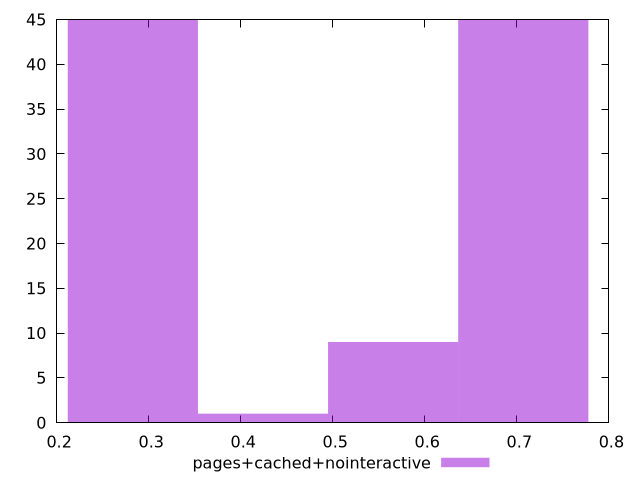

Source code (gnuplot):
$_pagesCachedNointeractive <<EOF
0.5656043313248339 9
0.7070054141560423 45
0.28280216566241695 45
0.42420324849362545 1
EOF
set key outside below
set terminal pngcairo
set output "report_00004_2020-11-02T20-21-41.718Z/cumulative-layout-shift/pages+cached+nointeractive//hist.png"
set yrange [0:45]
set boxwidth 0.14140108283120847
set style fill transparent solid 0.5 noborder
plot $_pagesCachedNointeractive title "pages+cached+nointeractive" with boxes ,
